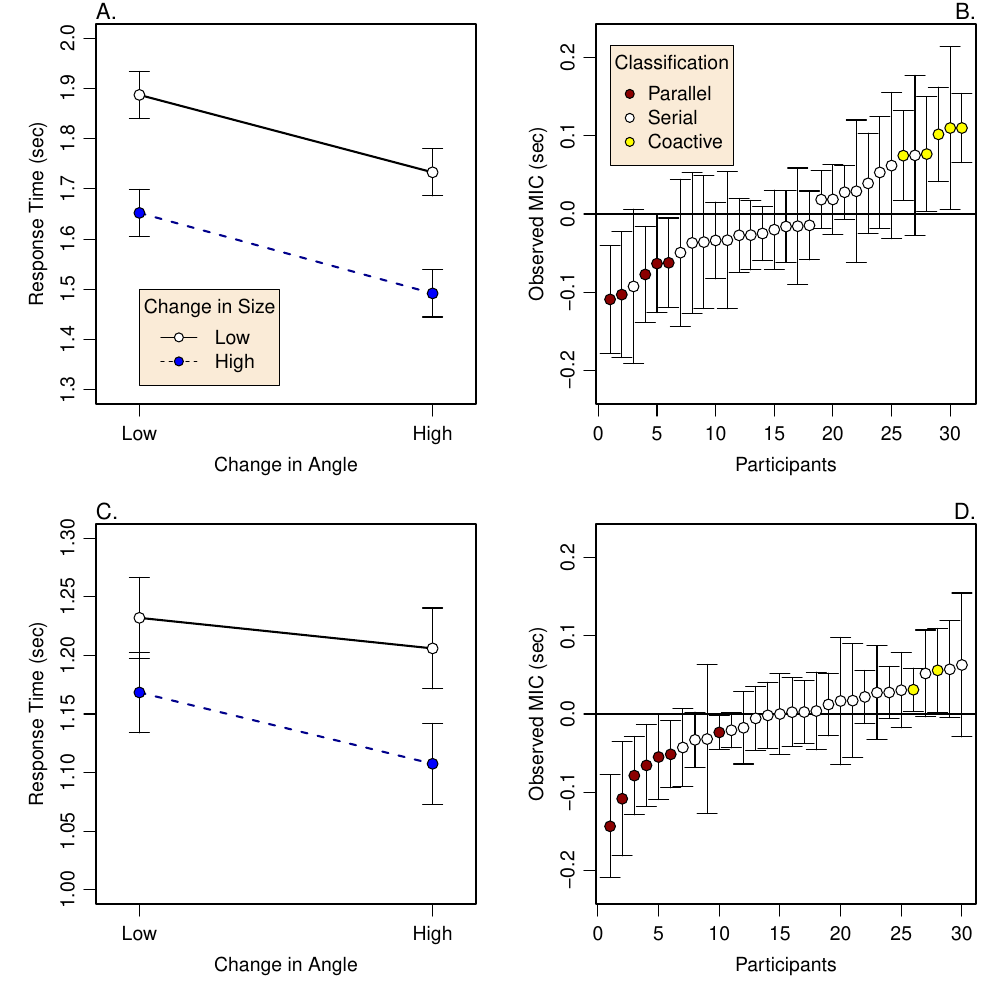

Generate this figure with R:
source('../../share/sysFacLib.R')

dat1a=clean.s2()
dat1b=clean.s5()
dat1bAlt=clean.s5(hard=T)


pdf('figE1emp.pdf',width=10,height=10)
par(mfrow=c(2,2),mar=c(4,4,1,1),mgp=c(2,.7,0),cex=1.2)
me.1a=round(doMeanPlotAwErr(dat1a,ylim=c(1.3,2.0)),3)
legend(1,1.5,title="Change in Size",bg="antiquewhite", legend=c("Low","High"),lty=c(1,2),pch=21,pt.bg=c("white","blue"))
mtext(side=3,adj=0,cex=1.3,"A.")
doEmpiricalPlot(dat1a,ylim=c(-.225,.225))
legend(1,.215,title="Classification",bg='antiquewhite',
legend=c('Parallel','Serial','Coactive'),pch=21,pt.bg=c('darkred','white','yellow'))
mtext(side=3,adj=1,cex=1.3,"B.")
me.1b=round(doMeanPlotAwErr(dat1b,ylim=c(1.00,1.3)),3)
#legend(1,1.15,title="Change in Size",legend=c("Low","High"),lty=c(1,2),pch=21,pt.bg=c("white","blue"))
mtext(side=3,adj=0,cex=1.3,"C.")
doEmpiricalPlot(dat1b,ylim=c(-.225,.225))
mtext(side=3,adj=1,cex=1.3,"D.")
dev.off()
